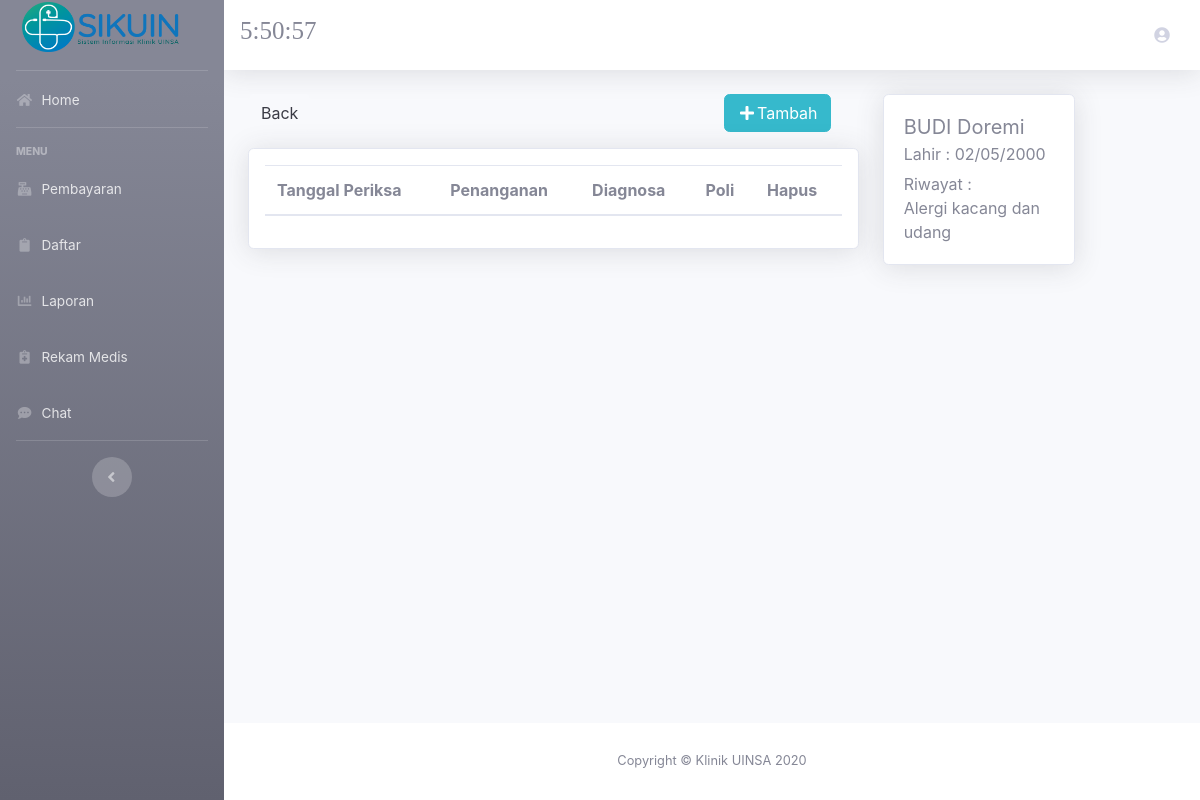
The page /Staf_rekam_medis/view/H96218059 on the database as committed earlier.
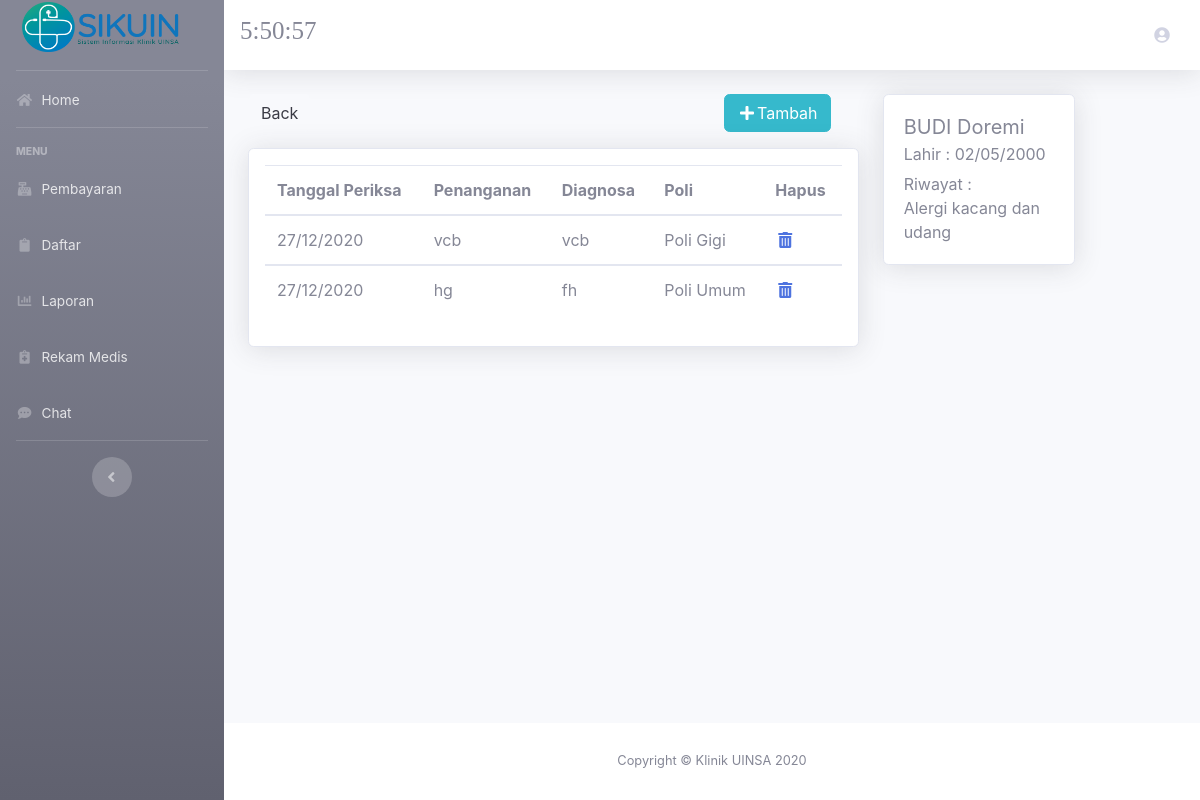
The same page on the database as committed later.
### tables this page shows
CREATE TABLE `pasien` (
  `nim_nip` varchar(10) NOT NULL,
  `nama` varchar(20) NOT NULL,
  `password` text NOT NULL,
  `alamat` text,
  `tgl_lahir` date NOT NULL,
  `riwayat` text
);

CREATE TABLE `rekamedis` (
  `pasien_nim_nip` varchar(10) NOT NULL,
  `id` int(11) NOT NULL,
  `penanganan` text NOT NULL,
  `tanggal` date NOT NULL,
  `diagnosis` text NOT NULL,
  `poli` varchar(25) NOT NULL,
  `biaya` varchar(25) DEFAULT NULL
);

### application/controllers/Staf_rekam_medis.php (called while the page is built, shortened)
<?php
class Staf_rekam_medis extends CI_Controller {
	function __construct(){
        $this->load->database();
        $this->load->model('m_rekamedis');
    }
    public function view($id)
    {
        $data['data']=$this->m_rekamedis->view($id)->result();
        $data['data2']=$this->m_rekamedis->view_bio($id)->result();
        $this->load->view('staff/navbar');
        $this->load->view('staff/view',$data);
        $this->load->view('staff/footer');
    }
}

### index.php (called while the page is built, shortened)
<?php
require_once BASEPATH.'core/CodeIgniter.php';

### application/models/m_rekamedis.php (called while the page is built, shortened)
<?php
	class m_rekamedis  extends CI_Model  {
		function view($nim)
		{
			$sql=$this->db->query("SELECT * FROM `rekamedis` WHERE pasien_nim_nip ='$nim'");
	        return $sql;
		}
		function view_bio($nim)
		{
			$sql=$this->db->query("SELECT nama, tgl_lahir,riwayat FROM `pasien` WHERE nim_nip='$nim'");
	        return $sql;
		}
	}
?>

### application/views/staff/view.php (the view, shortened to what this page needs)
  <div class="container-fluid">
    <div class="row">
      <div class="col-8">
        <div class="row">
          <div class="col-9">
            <a class="btn btn-light" href="<?php echo site_url('Staf_rekam_medis');?>" role="button">Back</a>
          </div>
          <div class="col">
            <a class="btn btn-info rounded" href="#tambah" data-toggle="modal" data-target="#tambah">
              <i class="fas fa-fw fa-plus"></i>Tambah
            </a>
          </div>
        </div>
        <div class="card shadow p-3 mb-5 mt-3 bg-white rounded">
        <table class="table">
            <thead>
              <tr>
                <th scope="col">Tanggal Periksa</th>
                <th scope="col">Penanganan</th>
                <th scope="col">Diagnosa</th>
                <th scope="col">Poli</th>
                <th scope="col">Hapus</th>
              </tr>
            </thead>
            <tbody>
              <?php
                  foreach($data as $d):
              ?>
              <tr>
                <td><?php echo date('d/m/Y',strtotime($d->tanggal));?></td>
                <td><?php echo $d->penanganan;?></td>
                <td><?php echo $d->diagnosis;?></td>
                <td><?php echo $d->poli;?></td>
                <td>
                  <a href="#Hapus" data-toggle="modal" data-target="#hapus<?php echo $d->id;?>"><i class="fas fa-fw fa-trash-alt"></i></a>
                </td>
              </tr>
            </tbody>
            <?php endforeach;?>
        </table>
        </div>
      </div>
      <div class="col">
        <div class="card shadow" style="width: 12rem;">
          <?php
                  foreach($data2 as $d):
              ?>
          <div class="card-body">
            <h5 class="card-title"><?php echo $d->nama;?></h5>
            <h6 class="card-subtitle mb-2 text-muted">Lahir : <?php echo date('d/m/Y',strtotime($d->tgl_lahir));?></h6>
            <p class="card-text">Riwayat : <br>
            <?php echo $d->riwayat;?></p>
          </div>
          <?php endforeach;?>
        </div>
      </div>
    </div>
  </div>
</div>

### application/views/staff/navbar.php (shortened to what this page needs)
<!DOCTYPE html>
<html lang="en">
<head>
  <link href="<?= base_url('assets'); ?>/vendor/fontawesome-free/css/all.min.css" rel="stylesheet" type="text/css">
  <link href="<?= base_url('assets'); ?>/css/sb-admin-2.min.css" rel="stylesheet">
  <link rel="stylesheet" href="https://cdnjs.cloudflare.com/ajax/libs/bootstrap-datepicker/1.8.0/css/bootstrap-datepicker.css">
</head>
<body id="page-top">
  <div id="wrapper">
    <ul class="navbar-nav bg-gradient-secondary sidebar sidebar-dark accordion" id="accordionSidebar">
      <a class="sidebar-brand d-flex align-items-center justify-content-center" href="">
        <p>
          <img src="<?= base_url('assets'); ?>/img/logo_sikuin.png" width="180" height="50">
        </p>
      </a>
      <hr class="sidebar-divider my-0">
      <li class="nav-item">
        <a class="nav-link" href="<?php echo site_url('C_Dashboard');?>">
          <i class="fas fa-fw fa-home"></i>
          <span>Home</span></a>
      </li>
      <hr class="sidebar-divider">
      <div class="sidebar-heading">
        Menu
      </div>
      <li class="nav-item">
        <a class="nav-link" href="<?php echo site_url('Staf_pembayaran');?>">
          <i class="fas fa-fw fa-cash-register"></i>
          <span>Pembayaran</span></a>
      </li>
      <li class="nav-item">
        <a class="nav-link" href="<?php echo site_url('Staf_daftar');?>">
          <i class="fas fa-fw fa-clipboard"></i>
          <span>Daftar</span></a>
      </li>
      <li class="nav-item">
        <a class="nav-link" href="<?php echo site_url('Staf_laporan');?>">
          <i class="fas fa-fw fa-chart-bar"></i>
          <span>Laporan</span></a>
      </li>
      <li class="nav-item">
        <a class="nav-link" href="<?php echo site_url('Staf_rekam_medis');?>">
          <i class="fas fa-fw fa-notes-medical"></i>
          <span>Rekam Medis</span></a>
      </li>
      <li class="nav-item">
        <a class="nav-link" href="<?php echo site_url('staf_chat');?>">
          <i class="fas fa-fw fa-comment-dots"></i>
          <span>Chat</span></a>
      </li>
      <hr class="sidebar-divider d-none d-md-block">
      <div class="text-center d-none d-md-inline">
        <button class="rounded-circle border-0" id="sidebarToggle"></button>
      </div>
    </ul>
    <div id="content-wrapper" class="d-flex flex-column">
      <div id="content">
        <nav class="navbar navbar-expand navbar-light bg-white topbar mb-4 static-top shadow">
          <h1 style="font-size: 25px; font-family: verdana;" id="jam"></h1>
          <ul class="navbar-nav ml-auto">
            <li class="nav-item dropdown no-arrow">
              <a class="nav-link dropdown-toggle" href="#" id="userDropdown" role="button" data-toggle="dropdown" aria-haspopup="true" aria-expanded="false">
                <i class="fas fa-fw fa-user-circle"></i>
              </a>
            </li>
          </ul>
        </nav>

### application/views/staff/footer.php (shortened to what this page needs)
      <footer class="sticky-footer bg-white">
        <div class="container my-auto">
          <div class="copyright text-center my-auto">
            <span>Copyright &copy; Klinik UINSA 2020</span>
          </div>
        </div>
      </footer>
    </div>
  </div>
</body>
</html>

Rows that differ between the two databases and show on the page:
added rekamedis: tanggal "27/12/2020", penanganan "vcb", diagnosis "vcb", poli "Poli Gigi"
added rekamedis: tanggal "27/12/2020", penanganan "hg", diagnosis "fh", poli "Poli Umum"
